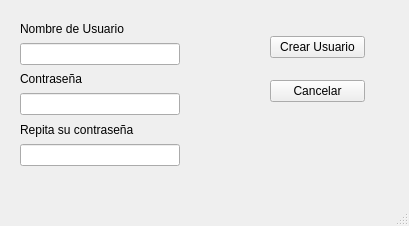
<?xml version="1.0" encoding="UTF-8"?>
<ui version="4.0">
 <class>CreateUser</class>
 <widget class="QMainWindow" name="CreateUser">
  <property name="geometry">
   <rect>
    <x>0</x>
    <y>0</y>
    <width>409</width>
    <height>226</height>
   </rect>
  </property>
  <property name="windowTitle">
   <string>Crear Usuario...</string>
  </property>
  <widget class="QWidget" name="centralwidget">
   <widget class="QWidget" name="verticalLayoutWidget">
    <property name="geometry">
     <rect>
      <x>20</x>
      <y>20</y>
      <width>160</width>
      <height>146</height>
     </rect>
    </property>
    <layout class="QVBoxLayout" name="verticalLayout">
     <item>
      <widget class="QLabel" name="labelUser">
       <property name="text">
        <string>Nombre de Usuario</string>
       </property>
      </widget>
     </item>
     <item>
      <widget class="QLineEdit" name="editUser">
       <property name="statusTip">
        <string>Nombre de Usuario</string>
       </property>
      </widget>
     </item>
     <item>
      <widget class="QLabel" name="labelPass">
       <property name="text">
        <string>Contraseña</string>
       </property>
      </widget>
     </item>
     <item>
      <widget class="QLineEdit" name="editPass">
       <property name="statusTip">
        <string>Ingrese su Contraseña</string>
       </property>
       <property name="echoMode">
        <enum>QLineEdit::Password</enum>
       </property>
      </widget>
     </item>
     <item>
      <widget class="QLabel" name="label">
       <property name="text">
        <string>Repita su contraseña</string>
       </property>
      </widget>
     </item>
     <item>
      <widget class="QLineEdit" name="editPass_2">
       <property name="statusTip">
        <string>Ingrese su Contraseña</string>
       </property>
       <property name="echoMode">
        <enum>QLineEdit::Password</enum>
       </property>
      </widget>
     </item>
    </layout>
   </widget>
   <widget class="QWidget" name="verticalLayoutWidget_2">
    <property name="geometry">
     <rect>
      <x>270</x>
      <y>20</y>
      <width>95</width>
      <height>98</height>
     </rect>
    </property>
    <layout class="QVBoxLayout" name="verticalLayout_2">
     <item>
      <widget class="QPushButton" name="btnCrear">
       <property name="text">
        <string>Crear Usuario</string>
       </property>
      </widget>
     </item>
     <item>
      <widget class="QPushButton" name="btnCancel">
       <property name="text">
        <string>Cancelar</string>
       </property>
      </widget>
     </item>
    </layout>
   </widget>
   <widget class="QLabel" name="labelAcceso">
    <property name="geometry">
     <rect>
      <x>140</x>
      <y>180</y>
      <width>121</width>
      <height>31</height>
     </rect>
    </property>
    <property name="font">
     <font>
      <pointsize>14</pointsize>
      <weight>75</weight>
      <bold>true</bold>
     </font>
    </property>
    <property name="text">
     <string/>
    </property>
   </widget>
  </widget>
  <widget class="QStatusBar" name="statusBar"/>
 </widget>
 <resources/>
 <connections/>
</ui>
